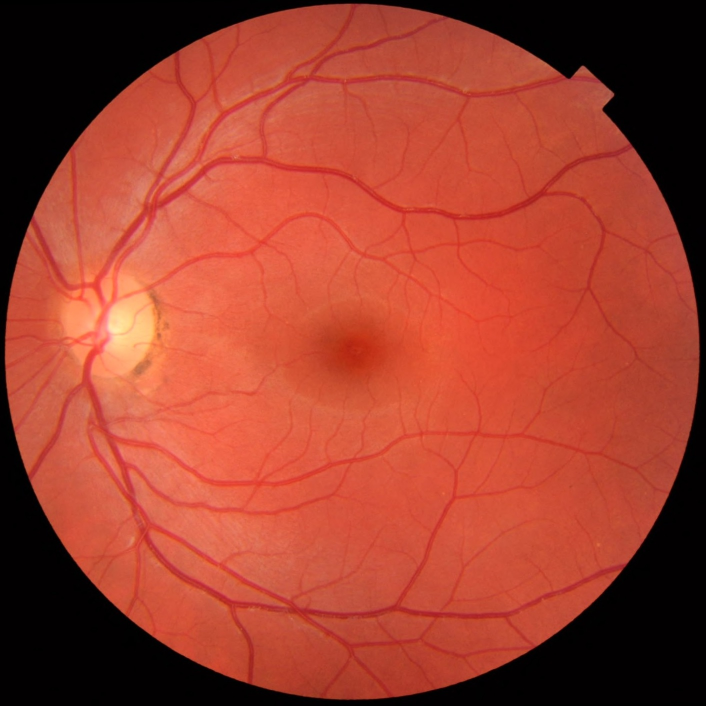
#> input picture skimage.data.retina(), 1411 x 1411 px (shown at 1/2 size); the run also reads 2 pictures not shown here
$ jupyter execute --allow-errors Segmentation.ipynb
#> lines starting #> are read from the running program, lines starting #| are printed output that depends on the picture; after the words box and inside, x2 and y2 are one past the last pixel; in counts of white or black regions, pixels touching at a corner belong together
#> the sliders are set to image_name = edge-ramp
# Image segmentation
This notebook will cover some of the image segmentation method introduced in TDT4195.

[cell 1]
#Imports
import numpy as np
from matplotlib import pyplot as plt
from ipywidgets import interact, interact_manual, FloatSlider
import ipywidgets as widgets

## Boundary based methods

### Basic edge detection
Edges in images are areas of discontinuties or rapid change in intensity. We can detect such discontinuties by taking the derivative of the images.

Images are discrete, so we need a discrete derivation. It can be shown that:
$$\frac{\partial f}{\partial x} = f(x+1,y) - f(x-1,y)$$
is a good approximation for images.

To apply the derivative we can convolve the image with a $[-1, 0, 1]$ kernel.

[cell 2]
def convolve_image(image, kernel):
    h, w = image.shape[:2]
    kernel_size= kernel.shape[0]

    #Rotate 180 degrees in order to perform convolution and not correlation
    kernel = np.rot90(np.rot90(kernel))
    pad = (kernel_size - 1) // 2

    image = np.pad(image, pad_width = ((pad,pad), (pad,pad)), mode = "edge")

    output = np.zeros_like(image, dtype = np.float64)
    for y in range(h):
        for x in range(w):
            im_slice = image[y: y+kernel_size, x: x + kernel_size]

            value = np.sum(im_slice*kernel, axis = (0,1))
            output[y + pad, x + pad] = value

    #Normalize output
    output = output[pad:-pad, pad:-pad]
    return output


# [30 lines left out: function derivate_image, not called in this run]


def derivation_wrapper(image_name):
#> the sliders are set to image_name = edge-ramp, std = 0
    image = plt.imread(f"images/{image_name}.tif")
    derivate_image(image)


#> (the rest of this cell did not finish here and is left out)

This works really well as long as there is no noise in the images. When we add noise, the derivative will amplify that noise, leading to unusable results. It is surprising how little noise it takes before the result is unusable.

[cell 3]
def derivate_image_with_noise(image_name, std):
#> called with image_name = 'edge-ramp', std = 0
    noise = np.random.normal(0, std, (128, 565))
#> noise: shape (128, 565) float64; every value is 0
#> the sliders are set to image_name = edge-ramp, std = 0, smoothen = False
    image = plt.imread(f"images/{image_name}.tif").astype(np.float32)
    image += noise
    derivate_image(image)

#> (the rest of this cell did not finish here and is left out)

The solution is to apply image smoothening to eliminate some of the noise before derivating. The result is still not as good as if there was no noise, but it should be a bit more robust than earlier.

[cell 4]
def derivate_image_with_noise_and_smoothening(image_name, std, smoothen):
#> the sliders are set to image_name = edge-ramp, std = 0, sobel = False
    noise = np.random.normal(0, std, (128, 565))
    image = plt.imread(f"images/{image_name}.tif").astype(np.float32)
    image += noise
    if smoothen:
        gaussian = np.array([[1,2,1], [2,4,2], [1,2,1]])/16
        image = convolve_image(image, gaussian)
    derivate_image(image)

#> (the rest of this cell did not finish here and is left out)

An alternative to convolving with a gaussian is to use the sobel-kernel. The soble-kernel is basically image-smoothening followed by the derivative combined into one kernel.

[cell 5]
def derivate_image_with_noise_and_sobel(image_name, std, sobel):
    noise = np.random.normal(0, std, (128, 565))
    image = plt.imread(f"images/{image_name}.tif").astype(np.float32)
    image += noise
    if sobel:
        derivate_image(image, kernel = np.array([[1, 0, -1],[2,0,-2], [1,0,-1]]))
    else:
        derivate_image(image)

#> (the rest of this cell did not finish here and is left out)

### Image gradient

The gradient is a vector whose components are the partial derivatives of the function. In an image we can partial derivate with respect to x and with respect to y. We have so far only worked with x-derivatives, but we can easily calculate the y-derivative by rotating the derivation-kernel  $90 ^\circ$.

The image gradient will be an array of shape HxWx2. In this example I choose to visualize this by drawing an rgb image with the r-channel set to the x-derivative, g-channel set to the y-derivative and the b-channel set to 0. As you can see, this is not a very practical way to visualize the gradient and we will later explore better alternatives.

[cell 6]
def make_circle_image(ramp_length):
#> called with ramp_length = 200
    image = np.array([[255 if (x-50)**2 + (y-50)**2 < 900 else 0 for x in range(100)] for y in range(100)])
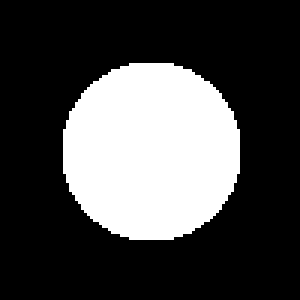
#> image: shape (100, 100) int64 (shown 3 times larger); 28.1% white; 1 white region, box (x1, y1, x2, y2) and area: (21, 21, 80, 80) 2809
    for y in range(100):
        for x in range(100):
            if 900 <= (x-50)**2 + (y-50)**2 < 900 + ramp_length:
                image[y,x] = 255*(900 + ramp_length - ((x-50)**2 + (y-50)**2))/ramp_length
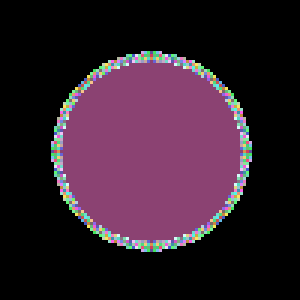
#> image: shape (100, 100) int64 (shown 3 times larger); 64 distinct labels, from 0 to 255; one colour per label, 0 black
    return image

image = make_circle_image(200)
x_sobel = np.array([[1, 0, -1],[2,0,-2], [1,0,-1]])
y_sobel = np.array([[1,2,1], [0,0,0], [-1,-2,-1]])

x_derivative = convolve_image(image, x_sobel)
y_derivative = convolve_image(image, y_sobel)
#> after the loop in convolve_image (call 2), `for y in range(h):`:
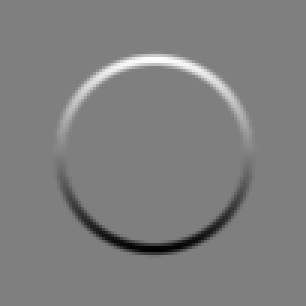
#> output: shape (102, 102) float64 (shown 3 times larger); min -654, max 654, mean 0; drawn with min black and max white


gradient  = np.zeros((image.shape[0], image.shape[1], 3), dtype = np.uint8)
gradient[:,:,0] = (x_derivative - x_derivative.min())/(x_derivative.max() - x_derivative.min())*255
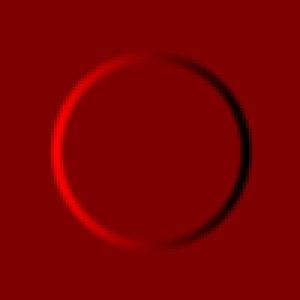
#> gradient: shape (100, 100, 3) (shown 3 times larger); mean of channels 0, 1, 2 127, 0, 0; drawn as R, G, B
gradient[:,:,1] = (y_derivative - y_derivative.min())/(y_derivative.max() - y_derivative.min())*255
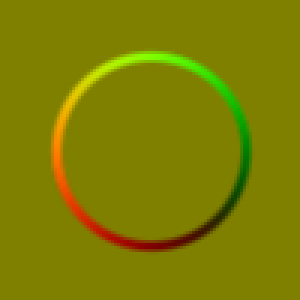
#> gradient: shape (100, 100, 3) (shown 3 times larger); mean of channels 0, 1, 2 127, 127, 0; drawn as R, G, B

plt.figure(figsize = (15,5))
plt.subplot(131)
plt.title("X-derivative")
plt.imshow(x_derivative, cmap = "gray")

plt.subplot(132)
plt.title("Y-derivative")
plt.imshow(y_derivative, cmap = "gray")

plt.subplot(133)
plt.title("Image gradient")
plt.imshow(gradient)
plt.show()

As shold be know from basic mathematics-courses, two dimensional vectors can also be represented by a magnitude and direction.

In image-processing this is often times a much more practical way of representing the gradient than an x,y-vector.

[cell 7]
from skimage import data
image = make_circle_image(300)
def magnitude_direction_image(image):
    x_sobel = np.array([[1, 0, -1],[2,0,-2], [1,0,-1]])
    y_sobel = np.array([[1,2,1], [0,0,0], [-1,-2,-1]])

    x_derivative = convolve_image(image, x_sobel).astype(np.float32)
    y_derivative = convolve_image(image, y_sobel).astype(np.float32)

    magnitude = np.sqrt(x_derivative**2 + y_derivative**2).astype(np.float32)
    direction = np.arctan2(y_derivative, x_derivative).astype(np.float32)
    return magnitude, direction

magnitude, direction = magnitude_direction_image(image)

plt.figure(figsize=(15,5))
plt.subplot(131)
plt.title("Original image")
plt.imshow(image, cmap = "gray")

plt.subplot(132)
plt.title("Magnitude")
plt.imshow(magnitude, cmap ="gray")

plt.subplot(133)
plt.title("Direction")
plt.imshow(direction, cmap = "gray")
plt.show()

### Non-maximum-supression
Picking up from where we left off with the gradient image we want to thin all edges so that each edge is only one pixel-width. The process of doing so is called non-maximum supression.

The first step after calculating a magnitude and direction image is to quantizise the direction image into one of four directions.

[cell 8]
def quantize_direction(direction_image):
    return (8*(direction+9*np.pi/8)/(2*np.pi)).astype(int)%4

image = np.array([[np.sqrt((x-200)**2 + (y-200)**2) for x in range(400)] for y in range(400)])
magnitude, direction = magnitude_direction_image(image)


quant_dir = quantize_direction(direction)

colors = np.array([[255,0,0], [0,255,0], [0,0,255], [200,0,200]])
color_im = colors[quant_dir]

plt.figure(figsize=(15,5))
plt.subplot(131)
plt.title("Original image")
plt.imshow(image, cmap = "gray")

plt.subplot(132)
plt.title("Direction image")
plt.imshow(direction, cmap = "gray")

plt.subplot(133)
plt.title("Quantized direction image")
plt.imshow(color_im)
plt.show()

We define an image with a wide edge for educational purposes. We calculate the magnitude, direction and quantized direction right away.

[cell 9]
image = np.zeros((10,10))

image[:,2] = 200
image[:,3] = 225
image[:,4:6] = 245
image[:,6] = 225
image[:,7] = 200


magnitude, direction = magnitude_direction_image(image)
quant_dir = quantize_direction(direction)

Then we want to go over the image, and for each point look in the direction and negative direction of the gradient. We only keep the maximum values.

[cell 10]
def edge_thinning(magnitude, direction):
    output = np.zeros_like(magnitude)
    discrete_dir = np.array([[0,1], [1,1], [1,0], [-1, 1]])
    h, w = magnitude.shape[:2]
    #Pad magnitude image, so that if we access outside we get zero
    magnitude = np.pad(magnitude, ((0,1), (0,1)), mode="constant")
    for y in range(h):
        for x in range(w):
            y1, x1 = np.array([y,x]) + discrete_dir[direction[y,x]]
            y2, x2 = np.array([y,x]) - discrete_dir[direction[y,x]]
            value = magnitude[y,x]
            if (magnitude[y1,x1] <= value and magnitude[y2,x2] < value):
                output[y,x] = value

    return output


edge = edge_thinning(magnitude, quant_dir)

plt.figure(figsize = (15,5))
plt.subplot(131)
plt.title("Original image")
plt.imshow(image, cmap ="gray")

plt.subplot(132)
plt.title("Original magnitude")
plt.imshow(magnitude, cmap ="gray")

plt.subplot(133)
plt.title("Edge thinning output")
plt.imshow(edge, cmap = "gray")
plt.show()
#> the sliders are set to thresh1 = <module 'ipywidgets.IntSlider_, thresh2 = <module 'ipywidgets.IntSlider_
#> the sliders are set to image_name = retina, threshold1 = <module 'ipywidgets.IntSlider_, threshold2 = <module 'ipywidgets.IntSlider_


colors = np.array([[255,0,0], [0,255,0], [0,0,255], [200,0,200]])
color_im = colors[quant_dir]

### Edge linking
The output of the edge thinning step normally gives edges of variable strength. Some edges were weak, others strong. There may also be quite alot of noise which we want to remove. We want to connect the true edges to continous curves or lines, ignoring the noise. The solution to this is double threshold hysterisis. We first use one threshold to capture all true edge-points. Then we use a lower threshold to connect the true edge-points by weaker thresholds. The first thresholding should filter out all noise, the second threshold should only consider the low activations that are connected to true edges.

This is illustrated here with an image with variable strength edge and some noise.

[cell 11]
edge = np.zeros((10,10))
#Add edge
edge[3, :] = 100
edge[3,::3] = 225
edge[:,5] = 100
edge[::4,5] = 225

#Add noise
edge[5,3] = 120
edge[7,2] = 123
edge[4,8] = 120

quant_dir = np.zeros((10,10), dtype = np.uint8)
quant_dir[3,:] = 2
quant_dir[:,5] = 0


def edge_linking(edge, direction, thresh1, thresh2):
    discrete_dir = np.array([[1,0], [-1,1], [0,1], [1, 1]])
    true_edges = edge > thresh1
    output = true_edges.copy()
    h,w = edge.shape
    #Pad edge image so that we get zero if we access outside
    edge = np.pad(edge, ((0,1), (0,1)), mode = "constant")
    for y in range(h):
        for x in range(w):
            if(true_edges[y,x]):
                #Look first in positive direction
                y1, x1 = np.array([y,x]) + discrete_dir[direction[y,x]]
                while(edge[y1,x1] > thresh2):
                    output[y1,x1] = True
                    y1, x1 = np.array([y1, x1]) + discrete_dir[direction[y1,x1]]
                #Then look in negative direction
                y1, x1 = np.array([y,x]) - discrete_dir[direction[y,x]]
                while(edge[y1,x1] > thresh2):
                    output[y1,x1] = True
                    y1, x1 = np.array([y1, x1]) - discrete_dir[direction[y1,x1]]
    return output


def display_edge_link(thresh1, thresh2):
    edge_linked = edge_linking(edge, quant_dir, thresh1, thresh2)

    plt.figure(figsize = (15,5))

    plt.subplot(121)
    plt.title("NMS output")
    plt.imshow(edge, cmap = "gray")
    plt.subplot(122)
    plt.title("Edge linking output")
    plt.imshow(edge_linked, cmap ="gray")

    plt.show()

#> (the rest of this cell did not finish here and is left out)

### Canny-edge detector
If we combine all the steps we have done so far, we get an edge detection method called Canny-edge detector. The Canny edge detector is derived to be the optimal edge detector to find steep edges in the presence of white noise.

We do not need to implement the algorithms ourselvs each time we want to apply Canny-edge-detection. OpenCV has a good implementation which we can use. This section will demonstrate how to apply Open CV's implementation. The documentation can be found [here](https://docs.opencv.org/2.4/modules/imgproc/doc/feature_detection.html) and a short tutorial can be found [here](https://opencv-python-tutroals.readthedocs.io/en/latest/py_tutorials/py_imgproc/py_canny/py_canny.html).

[cell 12]
import cv2
def display_canny(image_name, threshold1, threshold2):
#> called with image_name = 'retina'
    images = {"retina" : data.retina(),
              "gloshaugen" : plt.imread("images/gloshaugen.jpg")}
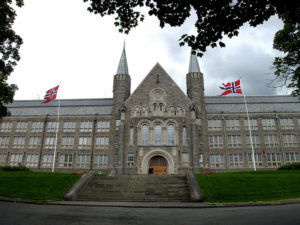
#> input picture images/gloshaugen.jpg, 300 x 225 px
    image = images[image_name]
#> image is the input picture: shape (1411, 1411, 3); mean R, G, B 159.4, 63.5, 46.1
    #convert image to gray-scale
    image = np.dot(image, [0.2989, 0.5870, 0.1140])
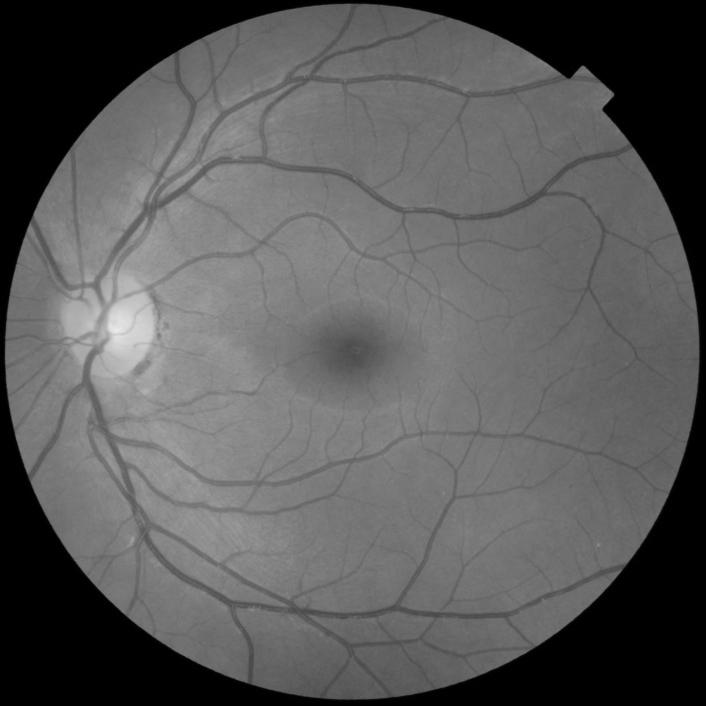
#> image: shape (1411, 1411) float64 (shown at 1/2 size); min 0, max 234.3, mean 90.2
    image = image.astype(np.uint8)

    #Find edges
    edges = cv2.Canny(image, threshold1, threshold2)

    #Plot result
    plt.figure(figsize=(10,20))
    plt.subplot(1,2,1)
    plt.title("Original image")
    plt.imshow(image, cmap = "gray")
    plt.subplot(1,2,2)
    plt.title("Canny-edge output")
    plt.imshow(edges, cmap = "gray")
    plt.show()


#> (the rest of this cell did not finish here and is left out)

### Hough transform

Hough transform is a feature extracting method for extracting simple features such as lines, circles or polygons. The algorithm transforms each point in an image into hough-space. A point in image space is a sinusoidal curve in the hough-space. Similarly, a point in hough-space is a line in the image-space. Thus, since a line consists of many points, the sinusoidals corresponding to each point in a line will intersect in the point in hough-space that correspond to that line.

This notebook will demonstrate an implementation of the hough-transform for line-detection. This is for educational purposes only, normally you would not need to implement the hough-transform yourself. Open CV, for instance, has available implementations that you can use. A guide for hough-transform with Open CV can be found [here](https://livecodestream.dev/post/2020-05-26-hough-transformation/).

#### Generating the voting table
Hough-space is a 2d-space, and thus the voting table is a two-dimensional array. For this implementation it was chosen to let $\theta$ run through the x-axis and $\rho$ through the y-axis.

The x-axis is divided into a fixed number of steps, where index 0 represents $- \frac{\pi}{2}$, and the max index represents $\frac{\pi}{2}$.

The y-axis is also normaly divided into a fixed number of steps, but for simplicity this implementation chose to let the values range from $x[0] = \rho_{min}$ to $x[len(x)-1] = \rho_{max}$

To transform an x, y pair into hough-space we run through all possible $\theta$ values between $- \frac{\pi}{2}$ and $\frac{\pi}{2}$ and calculate the corresponding $\rho$.

$$\rho = x \cos{\theta} + y \sin{\theta}$$

[cell 13]
def generate_hough_table(im: np.ndarray, steps = 256):
    rho_max = np.sqrt(im.shape[0]**2 + im.shape[1]**2)
    rho_min = -im.shape[0]
    #Initialize voting table
    hough = np.zeros((int(rho_max-rho_min), steps))
    for y in range(im.shape[0]):
        for x in range(im.shape[1]):
            if im[y,x]:
                #Vectorization of theta, rho calculation with numpy
                theta = np.linspace(-np.pi/2,np.pi/2,steps)
                rho = x*np.cos(theta) + y*np.sin(theta)
                #For each possible theta increment corresponding rho
                for r,t in zip(rho, range(steps)):
                    hough[int(r - rho_min), t] += 1
    return hough

#### Recovering lines from voting table
To recover the lines from the voting table we must find the cells with high number of votes in the hough table. This implementation has chosen to simply threshold the image. A better method would look for local maximums and suppress neightboring maximums.

Once we have found the x,y values in the hough table that correspond to lines in image space, we can recover the rho and theta. When we know rho and theta, we can draw lines by solving the transformation equation for y:
$$ y = \frac{\rho - x \cos{\theta}}{\sin{\theta}}$$

[cell 14]
def hough_table_to_rho_theta(x, y, im_shape, steps=256):
    theta = x/steps * np.pi - np.pi/2
    rho = y - im_shape[0]
    return rho, theta


def find_lines(hough_table, im_shape, threshold, steps = 256):
    line_image = np.zeros(im_shape)
    for h_y in range(hough_table.shape[0]):
        for h_x in range(hough_table.shape[1]):
            # Chech if number of votes are more than the threshold
            if hough_table[h_y,h_x] >= threshold:
                #Recover rho and theta from x, y in hough_table
                rho, theta = hough_table_to_rho_theta(h_x, h_y, im_shape, steps)
                if np.sin(theta) == 0:
                    continue
                line_x = np.arange(im_shape[1])
                line_y = (rho - line_x*np.cos(theta))/np.sin(theta)
                for ly, lx in zip(line_y, line_x):
                    if(ly < im_shape[0] and ly >= 0):
                        line_image[int(ly), lx] += 1
    return line_image

#### Bringing it all together
Normally we run hough-transform over edge images, for instance the output of a canny-edge detector. For educational purposes, this notebook demonstrates hough transform on discontinous lines.

The first line here is represented by two pixels. This is enough for the hough transform to detect a line.

[cell 15]
im = np.zeros((10,10), dtype = bool)
im[3,6] = True
im[6,3] = True
plt.figure()
plt.imshow(im, cmap = "gray")
plt.title("Original image")
plt.show()

hough_table = generate_hough_table(im, steps = 150)

plt.figure()
# Gamma transform hough-image for better visibility
plt.imshow((hough_table/np.max(hough_table))**0.5, cmap = "gray")
plt.title("Hough space")
plt.xlabel("Theta")
plt.ylabel("Rho")
plt.show()
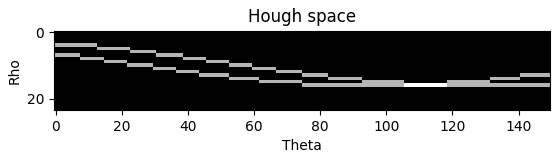
#> figure drawn by matplotlib, 1 panel


line_image = find_lines(hough_table, im.shape, threshold = 2, steps = 150)


plt.figure()
plt.imshow(line_image, cmap = "gray")
plt.title("Line image")
plt.show()
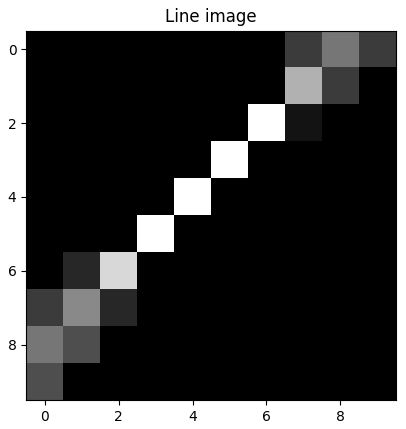
#> figure drawn by matplotlib, 1 panel
#> the sliders are set to voting_threshold = <module 'ipywidgets.IntSlider_, num_pixels = <module 'ipywidgets.IntSlider_, noise_std = <module 'ipywidgets.FloatSlide

Naturally it is easier to detect stronger lines represented by more pixels. In the interaction below you can try to add noise to the line-image. Notice that when you increase the number of line-pixels and the threshold value, the method is more robust to noise.

[cell 16]
import random
def generate_image(num_pixels):
    im = np.zeros((50, 50))
    for i in range(num_pixels):
        im[int(i*(50/num_pixels)),int(i*(50/num_pixels))] = 1
    return im.astype(bool)


def plot_wrapper_noise(voting_threshold, num_pixels, noise_std):
    im = generate_image(num_pixels)
    noise = np.random.normal(0, noise_std, (50,50)).astype(np.uint8).astype(bool)
    im += noise
    plt.figure()
    plt.imshow(im, cmap = "gray")
    plt.title("Original image")
    plt.show()

    hough_table = generate_hough_table(im, steps = 150)

    plt.figure()
    # Gamma transform hough-image for better visibility
    plt.imshow((hough_table/np.max(hough_table))**0.5, cmap = "gray")
    plt.title("Hough space")
    plt.xlabel("Theta")
    plt.ylabel("Rho")
    plt.show()


    line_image = find_lines(hough_table, im.shape, threshold = voting_threshold, steps = 150)


    plt.figure()
    plt.imshow(line_image, cmap = "gray")
    plt.title("Line image")
    plt.show()

#> (the rest of this cell did not finish here and is left out)

### Exercise - Hough transform for lines
Apply canny edge detector on the following image. Then use hough transform to generate lines, and impose them on the original image. If you understood the algorithm from the python implementation above, feel free to try out [Open CV's implementation](https://docs.opencv.org/2.4/modules/imgproc/doc/feature_detection.html#houghlines) instead.

[cell 17]
image = plt.imread("images/airport.tif")
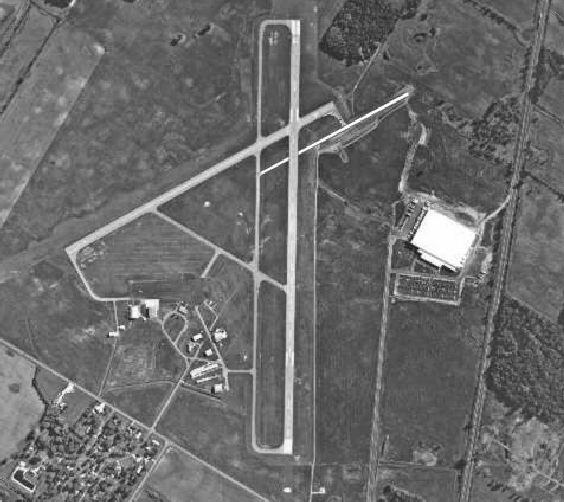
#> input picture images/airport.tif, 564 x 502 px
#> image is the input picture: shape (502, 564); min 19, max 255, mean 106.4
#> (the rest of the program and of its run is left out)
